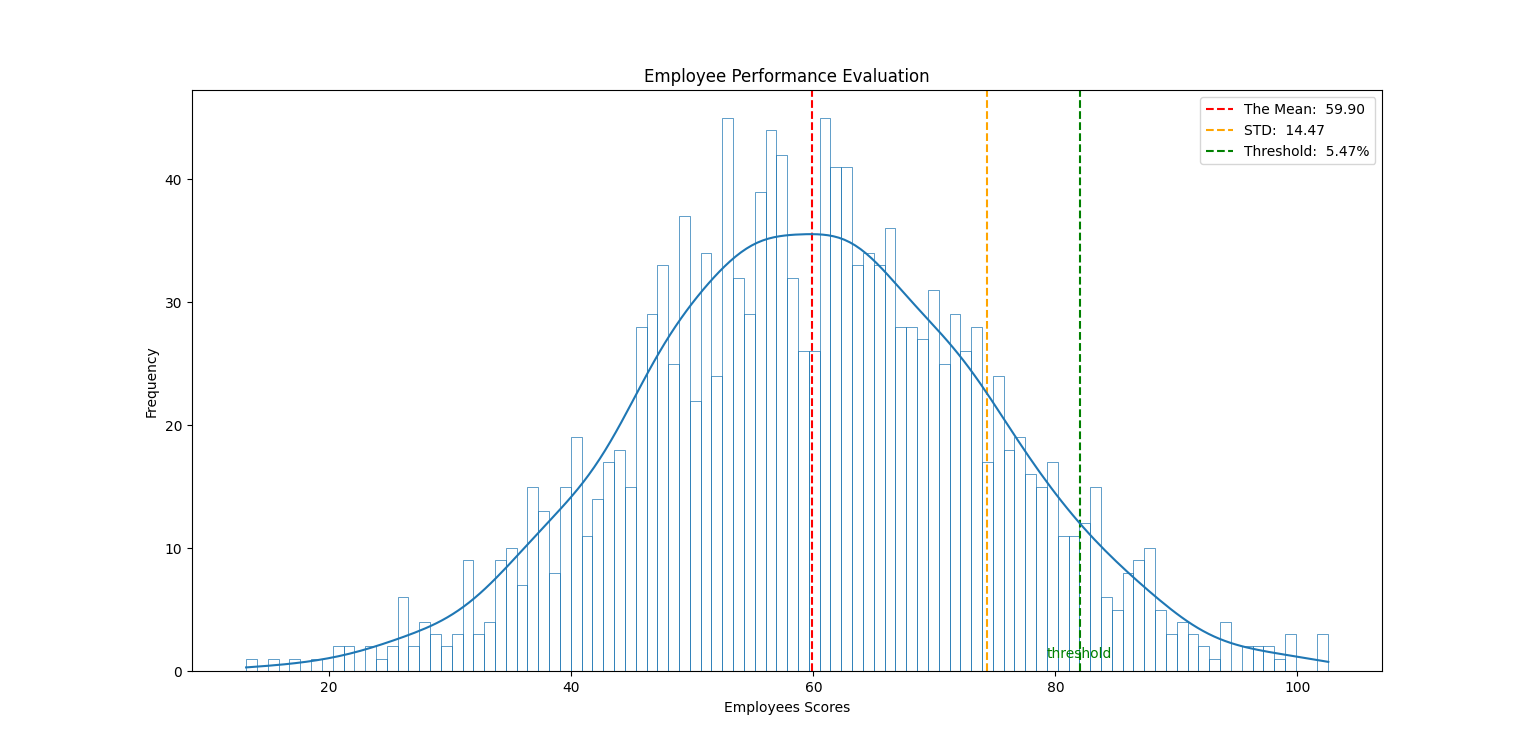

Write Python code to recreate this figure.
import numpy as np
import seaborn as sns
import matplotlib.pyplot as plt 

average_employee_performance = 60
std_employee_performance = 15
num_of_employees = 1500

employee_performence_score = np.random.normal(loc = average_employee_performance, scale = std_employee_performance, size = num_of_employees)

mean_score = np.mean(employee_performence_score)
std_score = np.std(employee_performence_score)
#part to understand *****************************
plt.axvline(x= mean_score, linestyle = "--",color = "red", label = f"The Mean: {mean_score: .2f}")
plt.axvline(x = std_score + mean_score, color = "orange", linestyle = "--", label = f"STD: {std_score: .2f}")


threshold = 82
above_threshold = np.sum(employee_performence_score > threshold)
pourcentage_above_threshold = (threshold / num_of_employees) * 100
#important to understand this part and learn it ****************
plt.axvline(x = threshold, color = "green", linestyle = "--", label = f"Threshold: {pourcentage_above_threshold: .2f}%")
plt.annotate(f'threshold',xy= (threshold, 0), textcoords="offset pixels", xytext=(0, 10), ha = "center", color = "green")
  
sns.histplot(employee_performence_score, bins = 100, kde = 1, fill=0)
plt.xlabel("Employees Scores")
plt.ylabel("Frequency")
plt.title("Employee Performance Evaluation")
plt.legend()
plt.show()
